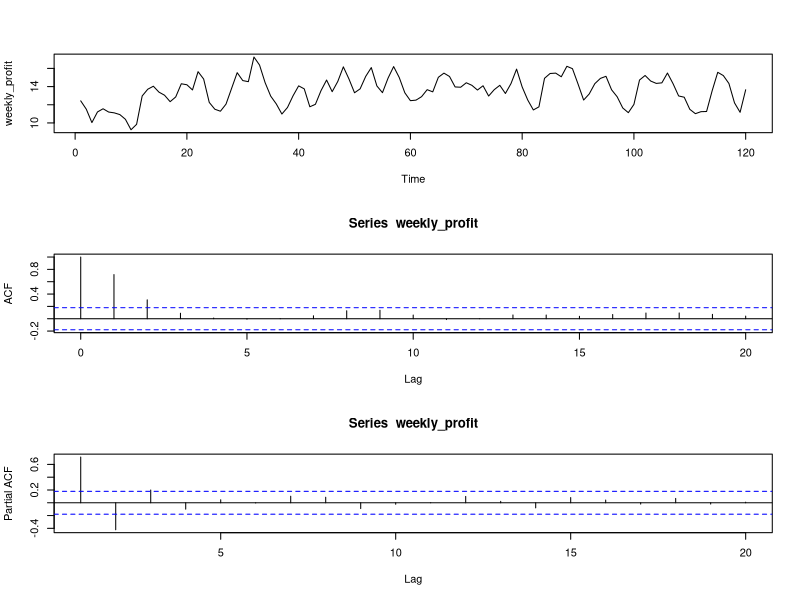

This figure's R source:
## ---- chunk 1
knitr::opts_chunk$set(echo = TRUE, 
                      warning = FALSE,
                      error = FALSE,
                      message = FALSE,
                      tidy = TRUE,
                      fig.width = 6, 
                      fig.height = 6, 
                      fig.align = "center")
## ---- chunk 2
data = c(12.1, 13.2, 13.8, 13.5, 14.3, 15.2, 12.4, 14.5, 12.4, 11.7, 13.4, 12.8, 11.6, 13.2, 11.1, 10.9)
m = 4
weights = c(1/(2*m), rep(1/m, m - 1), 1/(2*m))
filter(data, weights)
## ---- chunk 3
data = c(12.1, 13.2, 13.8, 13.5, 14.3, 15.2, 12.4, 14.5, 12.4, 11.7, 13.4, 12.8, 11.6, 13.2, 11.1, 10.9)
m = 4
weights = c(1/(2*m), rep(1/m, m - 1), 1/(2*m))
filter(diff(data), weights)

## ---- chunk 4
weekly_profit = c(12.43, 11.51, 10.04, 11.21, 11.56, 11.20, 11.11, 10.92, 10.40, 9.25, 9.85, 12.97, 13.71, 14.04, 13.39, 13.05, 12.34,
12.86, 14.31, 14.20, 13.63, 15.64, 14.83, 12.26, 11.51, 11.29, 12.07, 13.80, 15.53, 14.66, 14.54, 17.25, 16.37,
14.43, 12.95, 12.09, 10.98, 11.70, 12.99, 14.08, 13.75, 11.78, 12.05, 13.55, 14.72, 13.44, 14.56, 16.17, 14.84,
13.32, 13.75, 15.12, 16.09, 14.07, 13.33, 14.93, 16.20, 15.00, 13.32, 12.45, 12.51, 12.89, 13.66, 13.42, 15.02,
15.48, 15.11, 13.96, 13.93, 14.42, 14.14, 13.62, 14.09, 12.96, 13.66, 14.14, 13.24, 14.33, 15.92, 13.96, 12.52,
11.43, 11.77, 14.91, 15.44, 15.48, 15.08, 16.23, 15.97, 14.28, 12.52, 13.19, 14.32, 14.90, 15.13, 13.65, 12.88,
11.65, 11.13, 12.04, 14.72, 15.22, 14.61, 14.35, 14.41, 15.49, 14.32, 12.97, 12.83, 11.50, 11.02, 11.24, 11.26,
13.54, 15.57, 15.21, 14.34, 12.21, 11.17, 13.65)
weekly_profit_mean = mean(weekly_profit)
weekly_profit_var = var(weekly_profit)
par(mfrow = c(3, 1))
ts.plot(weekly_profit)
rhos = acf(weekly_profit)
pis = pacf(weekly_profit)
## ---- chunk 5
rhos
pis
## ---- chunk 6
# For the AR(3) polynomial
ar_roots = polyroot(c(1, -0.7, 0, 0.8))
abs(ar_roots)

ma_roots = polyroot(c(1, -0.7, 0.3, 0.5))
abs(ma_roots)
## ---- chunk 7
set.seed(142)
de = 15 + arima.sim(model = list(ma = c(0.5, 0.9)), n = 600)[201:600]
fit = arima(de, order = c(0, 0, 2))
fit
## ---- chunk 8
fit2 = arima(de, order = c(1, 0, 2))
fit2
## ---- chunk 9
fit3 = arima(de, order = c(2, 0, 1))
fit3
## ---- chunk 10
Box.test(resid(fit), lag = 12, type = "Ljung")
